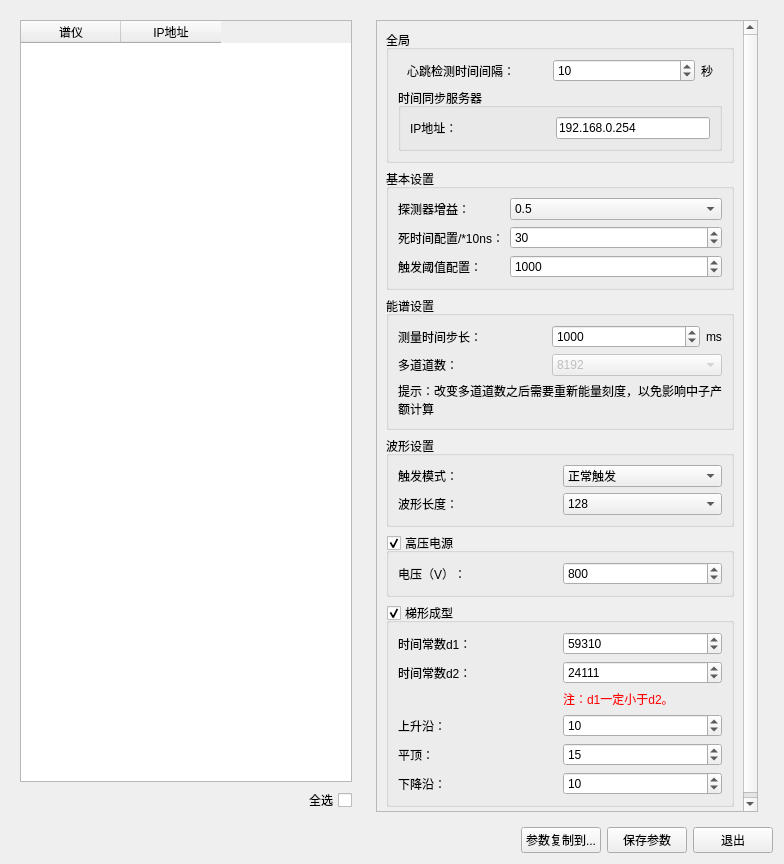
<?xml version="1.0" encoding="UTF-8"?>
<ui version="4.0">
 <class>DetSettingWindow</class>
 <widget class="QWidget" name="DetSettingWindow">
  <property name="geometry">
   <rect>
    <x>0</x>
    <y>0</y>
    <width>780</width>
    <height>864</height>
   </rect>
  </property>
  <property name="windowTitle">
   <string>探测器参数配置</string>
  </property>
  <layout class="QGridLayout" name="gridLayout_6" columnstretch="2,0,0">
   <item row="0" column="0">
    <widget class="QWidget" name="widget_2" native="true">
     <property name="sizePolicy">
      <sizepolicy hsizetype="Minimum" vsizetype="Preferred">
       <horstretch>0</horstretch>
       <verstretch>0</verstretch>
      </sizepolicy>
     </property>
     <property name="minimumSize">
      <size>
       <width>350</width>
       <height>50</height>
      </size>
     </property>
     <layout class="QVBoxLayout" name="verticalLayout_3">
      <item>
       <widget class="QTableWidget" name="tableWidget">
        <property name="sizePolicy">
         <sizepolicy hsizetype="Minimum" vsizetype="Expanding">
          <horstretch>0</horstretch>
          <verstretch>0</verstretch>
         </sizepolicy>
        </property>
        <property name="editTriggers">
         <set>QAbstractItemView::AnyKeyPressed|QAbstractItemView::DoubleClicked|QAbstractItemView::EditKeyPressed|QAbstractItemView::SelectedClicked</set>
        </property>
        <property name="selectionBehavior">
         <enum>QAbstractItemView::SelectRows</enum>
        </property>
        <attribute name="verticalHeaderVisible">
         <bool>false</bool>
        </attribute>
        <column>
         <property name="text">
          <string>谱仪</string>
         </property>
        </column>
        <column>
         <property name="text">
          <string>IP地址</string>
         </property>
        </column>
       </widget>
      </item>
      <item>
       <widget class="QCheckBox" name="checkBox_selectAll">
        <property name="layoutDirection">
         <enum>Qt::RightToLeft</enum>
        </property>
        <property name="text">
         <string>全选</string>
        </property>
       </widget>
      </item>
     </layout>
    </widget>
   </item>
   <item row="0" column="1">
    <widget class="QStackedWidget" name="stackedWidget">
     <property name="sizePolicy">
      <sizepolicy hsizetype="Expanding" vsizetype="Preferred">
       <horstretch>0</horstretch>
       <verstretch>0</verstretch>
      </sizepolicy>
     </property>
     <property name="minimumSize">
      <size>
       <width>400</width>
       <height>0</height>
      </size>
     </property>
     <property name="currentIndex">
      <number>1</number>
     </property>
     <widget class="QWidget" name="page">
      <widget class="QLabel" name="label_4">
       <property name="geometry">
        <rect>
         <x>150</x>
         <y>320</y>
         <width>111</width>
         <height>71</height>
        </rect>
       </property>
       <property name="text">
        <string>未选中任何通道</string>
       </property>
       <property name="alignment">
        <set>Qt::AlignCenter</set>
       </property>
      </widget>
     </widget>
     <widget class="QWidget" name="page_2">
      <layout class="QVBoxLayout" name="verticalLayout_4">
       <item>
        <widget class="QScrollArea" name="scrollArea">
         <property name="widgetResizable">
          <bool>true</bool>
         </property>
         <widget class="QWidget" name="scrollAreaWidgetContents">
          <property name="geometry">
           <rect>
            <x>0</x>
            <y>0</y>
            <width>380</width>
            <height>797</height>
           </rect>
          </property>
          <property name="styleSheet">
           <string notr="true"/>
          </property>
          <layout class="QVBoxLayout" name="verticalLayout">
           <item>
            <widget class="QGroupBox" name="groupBox_4">
             <property name="title">
              <string>全局</string>
             </property>
             <layout class="QVBoxLayout" name="verticalLayout_2">
              <item>
               <layout class="QHBoxLayout" name="horizontalLayout_2">
                <property name="leftMargin">
                 <number>9</number>
                </property>
                <property name="rightMargin">
                 <number>9</number>
                </property>
                <item>
                 <widget class="QLabel" name="label_10">
                  <property name="minimumSize">
                   <size>
                    <width>140</width>
                    <height>0</height>
                   </size>
                  </property>
                  <property name="maximumSize">
                   <size>
                    <width>140</width>
                    <height>16777215</height>
                   </size>
                  </property>
                  <property name="text">
                   <string>心跳检测时间间隔：</string>
                  </property>
                 </widget>
                </item>
                <item>
                 <widget class="QSpinBox" name="spinBox_pluseCheckTime">
                  <property name="minimumSize">
                   <size>
                    <width>80</width>
                    <height>0</height>
                   </size>
                  </property>
                  <property name="maximum">
                   <number>9999</number>
                  </property>
                  <property name="value">
                   <number>10</number>
                  </property>
                 </widget>
                </item>
                <item>
                 <widget class="QLabel" name="label_11">
                  <property name="sizePolicy">
                   <sizepolicy hsizetype="Fixed" vsizetype="Preferred">
                    <horstretch>0</horstretch>
                    <verstretch>0</verstretch>
                   </sizepolicy>
                  </property>
                  <property name="text">
                   <string>秒</string>
                  </property>
                 </widget>
                </item>
               </layout>
              </item>
              <item>
               <widget class="QGroupBox" name="groupBox_6">
                <property name="title">
                 <string>时间同步服务器</string>
                </property>
                <layout class="QGridLayout" name="gridLayout_8">
                 <item row="0" column="1">
                  <widget class="QLineEdit" name="lineEdit_timerSrvIp">
                   <property name="sizePolicy">
                    <sizepolicy hsizetype="Fixed" vsizetype="Fixed">
                     <horstretch>0</horstretch>
                     <verstretch>0</verstretch>
                    </sizepolicy>
                   </property>
                   <property name="maximumSize">
                    <size>
                     <width>200</width>
                     <height>16777215</height>
                    </size>
                   </property>
                   <property name="text">
                    <string>192.168.0.254</string>
                   </property>
                   <property name="maxLength">
                    <number>15</number>
                   </property>
                  </widget>
                 </item>
                 <item row="0" column="0">
                  <widget class="QLabel" name="label_7">
                   <property name="minimumSize">
                    <size>
                     <width>140</width>
                     <height>0</height>
                    </size>
                   </property>
                   <property name="maximumSize">
                    <size>
                     <width>140</width>
                     <height>16777215</height>
                    </size>
                   </property>
                   <property name="text">
                    <string>IP地址：</string>
                   </property>
                  </widget>
                 </item>
                </layout>
               </widget>
              </item>
             </layout>
            </widget>
           </item>
           <item>
            <widget class="QGroupBox" name="groupBox_31">
             <property name="title">
              <string>基本设置</string>
             </property>
             <layout class="QGridLayout" name="gridLayout_2">
              <item row="2" column="0">
               <widget class="QLabel" name="label_2">
                <property name="text">
                 <string>死时间配置/*10ns：</string>
                </property>
               </widget>
              </item>
              <item row="3" column="0">
               <widget class="QLabel" name="label_3">
                <property name="text">
                 <string>触发阈值配置：</string>
                </property>
               </widget>
              </item>
              <item row="3" column="1" colspan="2">
               <widget class="QSpinBox" name="spinBox_triggerThold">
                <property name="maximum">
                 <number>65535</number>
                </property>
                <property name="singleStep">
                 <number>1</number>
                </property>
                <property name="value">
                 <number>1000</number>
                </property>
               </widget>
              </item>
              <item row="1" column="0">
               <widget class="QLabel" name="label">
                <property name="text">
                 <string>探测器增益：</string>
                </property>
               </widget>
              </item>
              <item row="2" column="1" colspan="2">
               <widget class="QSpinBox" name="spinBox_deathTime">
                <property name="minimum">
                 <number>0</number>
                </property>
                <property name="maximum">
                 <number>65535</number>
                </property>
                <property name="value">
                 <number>30</number>
                </property>
               </widget>
              </item>
              <item row="1" column="1" colspan="2">
               <widget class="QComboBox" name="comboBox_gain">
                <property name="currentIndex">
                 <number>0</number>
                </property>
                <item>
                 <property name="text">
                  <string>0.5</string>
                 </property>
                </item>
                <item>
                 <property name="text">
                  <string>1.0</string>
                 </property>
                </item>
                <item>
                 <property name="text">
                  <string>1.5</string>
                 </property>
                </item>
                <item>
                 <property name="text">
                  <string>2.0</string>
                 </property>
                </item>
               </widget>
              </item>
             </layout>
            </widget>
           </item>
           <item>
            <widget class="QGroupBox" name="groupBox_3">
             <property name="title">
              <string>能谱设置</string>
             </property>
             <layout class="QGridLayout" name="gridLayout_3">
              <item row="1" column="0">
               <widget class="QLabel" name="label_25">
                <property name="text">
                 <string>多道道数：</string>
                </property>
               </widget>
              </item>
              <item row="0" column="2">
               <widget class="QLabel" name="label_26">
                <property name="sizePolicy">
                 <sizepolicy hsizetype="Fixed" vsizetype="Preferred">
                  <horstretch>0</horstretch>
                  <verstretch>0</verstretch>
                 </sizepolicy>
                </property>
                <property name="text">
                 <string>ms</string>
                </property>
               </widget>
              </item>
              <item row="0" column="0">
               <widget class="QLabel" name="label_23">
                <property name="sizePolicy">
                 <sizepolicy hsizetype="Preferred" vsizetype="Preferred">
                  <horstretch>0</horstretch>
                  <verstretch>0</verstretch>
                 </sizepolicy>
                </property>
                <property name="text">
                 <string>测量时间步长：</string>
                </property>
               </widget>
              </item>
              <item row="1" column="1" colspan="2">
               <widget class="QComboBox" name="comboBox_spectrumLength">
                <property name="enabled">
                 <bool>false</bool>
                </property>
                <property name="currentIndex">
                 <number>3</number>
                </property>
                <item>
                 <property name="text">
                  <string>1024</string>
                 </property>
                </item>
                <item>
                 <property name="text">
                  <string>2048</string>
                 </property>
                </item>
                <item>
                 <property name="text">
                  <string>4096</string>
                 </property>
                </item>
                <item>
                 <property name="text">
                  <string>8192</string>
                 </property>
                </item>
               </widget>
              </item>
              <item row="0" column="1">
               <widget class="QSpinBox" name="spinBox_spectrumRefreshTime">
                <property name="minimum">
                 <number>1</number>
                </property>
                <property name="maximum">
                 <number>65535</number>
                </property>
                <property name="value">
                 <number>1000</number>
                </property>
               </widget>
              </item>
              <item row="2" column="0" colspan="3">
               <widget class="QLabel" name="label_5">
                <property name="text">
                 <string>提示：改变多道道数之后需要重新能量刻度，以免影响中子产额计算</string>
                </property>
                <property name="wordWrap">
                 <bool>true</bool>
                </property>
               </widget>
              </item>
             </layout>
            </widget>
           </item>
           <item>
            <widget class="QGroupBox" name="groupBox_2">
             <property name="title">
              <string>波形设置</string>
             </property>
             <layout class="QGridLayout" name="gridLayout">
              <item row="0" column="0">
               <widget class="QLabel" name="label_14">
                <property name="text">
                 <string>触发模式：</string>
                </property>
               </widget>
              </item>
              <item row="0" column="1">
               <widget class="QComboBox" name="comboBox_waveformTriggerMode">
                <item>
                 <property name="text">
                  <string>正常触发</string>
                 </property>
                </item>
                <item>
                 <property name="text">
                  <string>定时触发</string>
                 </property>
                </item>
               </widget>
              </item>
              <item row="1" column="0">
               <widget class="QLabel" name="label_22">
                <property name="text">
                 <string>波形长度：</string>
                </property>
               </widget>
              </item>
              <item row="1" column="1">
               <widget class="QComboBox" name="comboBox_waveformLength">
                <item>
                 <property name="text">
                  <string>128</string>
                 </property>
                </item>
                <item>
                 <property name="text">
                  <string>64</string>
                 </property>
                </item>
                <item>
                 <property name="text">
                  <string>256</string>
                 </property>
                </item>
                <item>
                 <property name="text">
                  <string>512</string>
                 </property>
                </item>
               </widget>
              </item>
             </layout>
            </widget>
           </item>
           <item>
            <widget class="QGroupBox" name="highVoltageEnable">
             <property name="title">
              <string>高压电源</string>
             </property>
             <property name="checkable">
              <bool>true</bool>
             </property>
             <layout class="QHBoxLayout" name="horizontalLayout">
              <item>
               <widget class="QLabel" name="label_15">
                <property name="text">
                 <string>电压（V）：</string>
                </property>
               </widget>
              </item>
              <item>
               <widget class="QSpinBox" name="spinBox_highVoltageOutLevel">
                <property name="maximum">
                 <number>1000</number>
                </property>
                <property name="singleStep">
                 <number>1</number>
                </property>
                <property name="value">
                 <number>800</number>
                </property>
               </widget>
              </item>
             </layout>
            </widget>
           </item>
           <item>
            <widget class="QGroupBox" name="trapShapeEnable">
             <property name="title">
              <string>梯形成型</string>
             </property>
             <property name="checkable">
              <bool>true</bool>
             </property>
             <layout class="QGridLayout" name="gridLayout_5">
              <item row="0" column="0">
               <widget class="QLabel" name="label_28">
                <property name="text">
                 <string>时间常数d1：</string>
                </property>
               </widget>
              </item>
              <item row="0" column="1">
               <widget class="QSpinBox" name="spinBox_trapShapeTimeConstD1">
                <property name="minimum">
                 <number>0</number>
                </property>
                <property name="maximum">
                 <number>65535</number>
                </property>
                <property name="value">
                 <number>59310</number>
                </property>
               </widget>
              </item>
              <item row="1" column="0">
               <widget class="QLabel" name="label_32">
                <property name="text">
                 <string>时间常数d2：</string>
                </property>
               </widget>
              </item>
              <item row="1" column="1">
               <widget class="QSpinBox" name="spinBox_trapShapeTimeConstD2">
                <property name="maximum">
                 <number>65535</number>
                </property>
                <property name="singleStep">
                 <number>100</number>
                </property>
                <property name="value">
                 <number>24111</number>
                </property>
               </widget>
              </item>
              <item row="2" column="1">
               <widget class="QLabel" name="label_31">
                <property name="styleSheet">
                 <string notr="true">color: rgb(255, 0, 0);</string>
                </property>
                <property name="text">
                 <string>注：d1一定小于d2。</string>
                </property>
               </widget>
              </item>
              <item row="3" column="0">
               <widget class="QLabel" name="label_33">
                <property name="text">
                 <string>上升沿：</string>
                </property>
               </widget>
              </item>
              <item row="3" column="1">
               <widget class="QSpinBox" name="spinBox_trapShapeRisePoint">
                <property name="maximum">
                 <number>255</number>
                </property>
                <property name="value">
                 <number>10</number>
                </property>
               </widget>
              </item>
              <item row="4" column="0">
               <widget class="QLabel" name="label_34">
                <property name="text">
                 <string>平顶：</string>
                </property>
               </widget>
              </item>
              <item row="4" column="1">
               <widget class="QSpinBox" name="spinBox_trapShapePeakPoint">
                <property name="maximum">
                 <number>255</number>
                </property>
                <property name="value">
                 <number>15</number>
                </property>
               </widget>
              </item>
              <item row="5" column="0">
               <widget class="QLabel" name="label_35">
                <property name="text">
                 <string>下降沿：</string>
                </property>
               </widget>
              </item>
              <item row="5" column="1">
               <widget class="QSpinBox" name="spinBox_trapShapeFallPoint">
                <property name="maximum">
                 <number>255</number>
                </property>
                <property name="value">
                 <number>10</number>
                </property>
               </widget>
              </item>
             </layout>
            </widget>
           </item>
          </layout>
         </widget>
        </widget>
       </item>
      </layout>
     </widget>
    </widget>
   </item>
   <item row="2" column="0" colspan="3">
    <widget class="QWidget" name="widget" native="true">
     <property name="sizePolicy">
      <sizepolicy hsizetype="Preferred" vsizetype="Fixed">
       <horstretch>0</horstretch>
       <verstretch>0</verstretch>
      </sizepolicy>
     </property>
     <layout class="QHBoxLayout" name="horizontalLayout_3">
      <property name="leftMargin">
       <number>0</number>
      </property>
      <property name="topMargin">
       <number>0</number>
      </property>
      <property name="rightMargin">
       <number>0</number>
      </property>
      <property name="bottomMargin">
       <number>0</number>
      </property>
      <item>
       <spacer name="horizontalSpacer">
        <property name="orientation">
         <enum>Qt::Horizontal</enum>
        </property>
        <property name="sizeHint" stdset="0">
         <size>
          <width>40</width>
          <height>20</height>
         </size>
        </property>
       </spacer>
      </item>
      <item>
       <widget class="QPushButton" name="pushButton">
        <property name="text">
         <string>参数复制到...</string>
        </property>
       </widget>
      </item>
      <item>
       <widget class="QPushButton" name="pushButton_save">
        <property name="text">
         <string>保存参数</string>
        </property>
       </widget>
      </item>
      <item>
       <widget class="QPushButton" name="pushButton_cancel">
        <property name="text">
         <string>退出</string>
        </property>
       </widget>
      </item>
     </layout>
    </widget>
   </item>
  </layout>
 </widget>
 <resources/>
 <connections/>
</ui>
